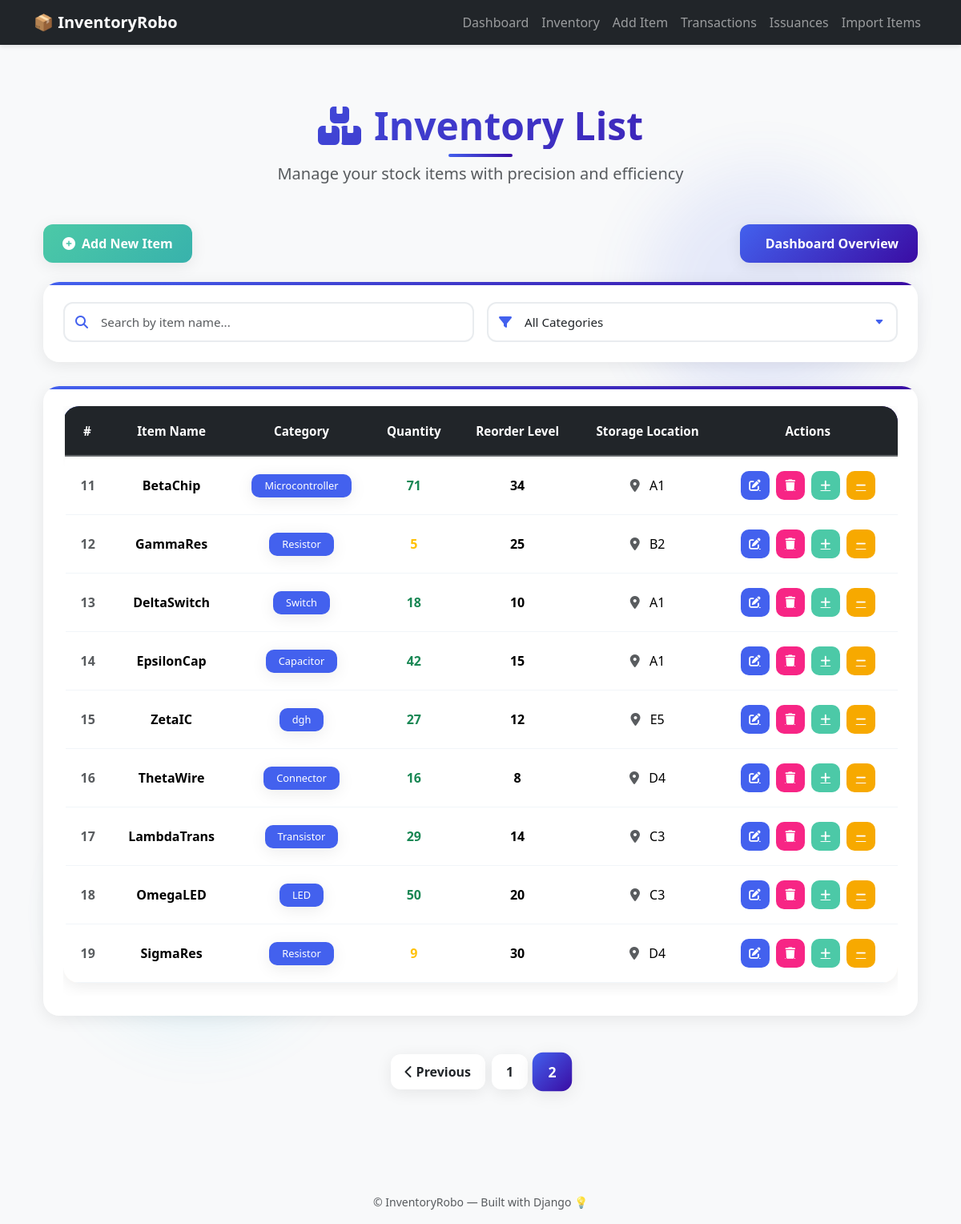
/inventory/?page=2, run on the app's committed database.
### inventory/models.py (models this page shows, shortened)
class Item(models.Model):
    serial_no = models.PositiveIntegerField(unique=True, blank=True, null=True)
    name = models.CharField(max_length=100)
    category = models.CharField(max_length=50, choices=CATEGORY_CHOICES)
    custom_category = models.CharField(max_length=100, blank=True, null=True)
    quantity = models.PositiveIntegerField(default=0)
    reorder_level = models.PositiveIntegerField(default=5)
    unit_price = models.DecimalField(max_digits=10, decimal_places=2)
    supplier = models.CharField(max_length=100, blank=True, null=True)
    location = models.CharField(max_length=100, blank=True, null=True)
    description = models.TextField(blank=True, null=True)
    created_at = models.DateTimeField(auto_now_add=True)
    storage_location = models.CharField(max_length=10, blank=True, null=True, editable=False)

### inventory/views.py (the view)
# urls.py: path('inventory/', views.inventory_list, name='inventory_list'),
def inventory_list(request):
    items = Item.objects.all().order_by('serial_no')
    paginator = Paginator(items, 10)
    page_number = request.GET.get('page')
    page_obj = paginator.get_page(page_number)
    context = {
        'items': items,
        'CATEGORIES': get_all_categories(),
        'page_obj': page_obj,
    }
    return render(request, 'inventory/inventory_list.html', context)

### inventory/utils.py (called while the page is built)
def get_all_categories():
    return (
        Item.objects
        .exclude(category__isnull=True)
        .exclude(category__exact='')
        .values_list('category', flat=True)
        .distinct()
        .order_by('category')
    )

### inventory/templates/inventory/inventory_list.html (shortened to what this page needs)
{% extends 'inventory/base.html' %}
{% load static %}
{% block content %}
<link rel="stylesheet" href="https://cdnjs.cloudflare.com/ajax/libs/font-awesome/6.5.0/css/all.min.css">
<div class="container py-5 position-relative">
    <div class="text-center mb-5 fade-in-up">
        <h1 class="fw-bold gradient-title display-5 mb-3">
            <i class="fas fa-boxes-stacked me-3"></i>Inventory List
        </h1>
        <p class="text-muted fs-5">Manage your stock items with precision and efficiency</p>
    </div>
    <div class="d-flex justify-content-between mb-4 flex-wrap gap-3 slide-in-left">
        <a href="{% url 'add_item' %}" class="btn btn-success-modern btn-modern pulse-hover">
            <i class="fas fa-plus-circle me-2"></i>Add New Item
        </a>
        <a href="{% url 'dashboard' %}" class="btn btn-primary-modern btn-modern">
            Dashboard Overview
        </a>
    </div>
    <div class="search-filter-card fade-in-up" style="animation-delay: 0.1s;">
        <div class="row g-3 align-items-center">
            <div class="col-md-6">
                <div class="search-input-group">
                    <i class="fas fa-search"></i>
                    <input type="text" id="searchInput" placeholder="Search by item name..." class="form-control">
                </div>
            </div>
            <div class="col-md-6">
                <div class="filter-select-group">
                    <i class="fas fa-filter"></i>
                    <select id="categoryFilter" class="form-select">
                        <option value="">All Categories</option>
                    </select>
                </div>
            </div>
        </div>
    </div>
    <div class="action-card fade-in-up" style="animation-delay: 0.2s;">
        <div class="table-responsive">
            <table class="table table-modern table-hover" id="inventoryTable">
                <thead class="table-modern">
                    <tr>
                        <th>#</th>
                        <th>Item Name</th>
                        <th>Category</th>
                        <th>Quantity</th>
                        <th>Reorder Level</th>
                        <th>Storage Location</th>
                        <th>Actions</th>
                    </tr>
                </thead>
                <tbody>
                    {% for item in page_obj %}
                    <tr class="fade-in-up
                    {% if item.quantity == 0 %}
                          row-out-stock
                         {% elif item.quantity <= item.reorder_level %}
                         row-low-stock
                         {% endif %}
                    ">
                        <td class="fw-bold text-muted">{{ item.serial_no }}</td>
                        <td class="item-name fw-semibold">{{ item.name }}</td>
                        <td class="item-category">
                            <span class="badge badge-modern badge-category">
                                {{ item.category }}
                            </span>
                        </td>
                        <td>
                            <span class="fw-bold fs-6
                                {% if item.quantity == 0 %}text-danger
                                {% elif item.quantity <= item.reorder_level %}text-warning
                                {% else %}text-success{% endif %}">
                                {{ item.quantity }}
                            </span>
                        </td>
                        <td class="fw-semibold">{{ item.reorder_level }}</td>
                        <td>
                            <i class="fas fa-location-dot me-2 text-muted"></i>
                            {{ item.storage_location }}
                        </td>
                        <td class="action-buttons">
                            <a href="{% url 'edit_item' item.id %}" class="action-btn"
                                style="background: var(--primary);" title="Edit Item">
                                <i class="fas fa-edit"></i>
                            </a>
                            <a href="{% url 'delete_item' item.id %}" class="action-btn"
                                style="background: var(--danger);" title="Delete Item"
                                onclick="return confirm('Are you sure you want to delete this item?')">
                                <i class="fas fa-trash"></i>
                            </a>
                            <a href="{% url 'add_stock' item.id %}" class="action-btn"
                                style="background: var(--success);" title="Add Stock">
                                <i class="fas fa-plus"></i>
                            </a>
                            <a href="{% url 'remove_stock' item.id %}" class="action-btn"
                                style="background: var(--warning);" title="Remove Stock">
                                <i class="fas fa-minus"></i>
                            </a>
                        </td>
                    </tr>
                    {% endfor %}
                </tbody>
            </table>
        </div>
    </div>
    {% if page_obj.paginator.num_pages > 1 %}
    <div class="d-flex justify-content-center mt-5 fade-in-up" style="animation-delay: 0.4s;">
        <nav>
            <ul class="pagination pagination-modern">
                {% if page_obj.has_previous %}
                <li class="page-item">
                    <a class="page-link" href="?page={{ page_obj.previous_page_number }}">
                        <i class="fas fa-chevron-left me-1"></i>Previous
                    </a>
                </li>
                {% endif %}
                {% for num in page_obj.paginator.page_range %}
                {% if page_obj.number == num %}
                <li class="page-item active">
                    <span class="page-link">{{ num }}</span>
                </li>
                {% elif num > page_obj.number|add:'-3' and num < page_obj.number|add:'3' %} <li class="page-item">
                    <a class="page-link" href="?page={{ num }}">{{ num }}</a>
                    </li>
                    {% endif %}
                    {% endfor %}
            </ul>
        </nav>
    </div>
    {% endif %}
</div>
{% endblock %}

### inventory/templates/inventory/base.html (style rules this page uses)
body { background-color: #f8f9fa; }

### data on the page
Item: serial_no "11", name "BetaChip", category "Microcontroller", quantity "71", reorder_level "34", storage_location "A1"
Item: serial_no "12", name "GammaRes", category "Resistor", quantity "5", reorder_level "25", storage_location "B2"
Item: serial_no "13", name "DeltaSwitch", category "Switch", quantity "18", reorder_level "10", storage_location "A1"
Item: serial_no "14", name "EpsilonCap", category "Capacitor", quantity "42", reorder_level "15", storage_location "A1"
Item: serial_no "15", name "ZetaIC", category "dgh", quantity "27", reorder_level "12", storage_location "E5"
Item: serial_no "16", name "ThetaWire", category "Connector", quantity "16", reorder_level "8", storage_location "D4"
Item: serial_no "17", name "LambdaTrans", category "Transistor", quantity "29", reorder_level "14", storage_location "C3"
Item: serial_no "18", name "OmegaLED", category "LED", quantity "50", reorder_level "20", storage_location "C3"
Item: serial_no "19", name "SigmaRes", category "Resistor", quantity "9", reorder_level "30", storage_location "D4"

### other printed values
{{ num }} "1"
{{ num }} "2"
